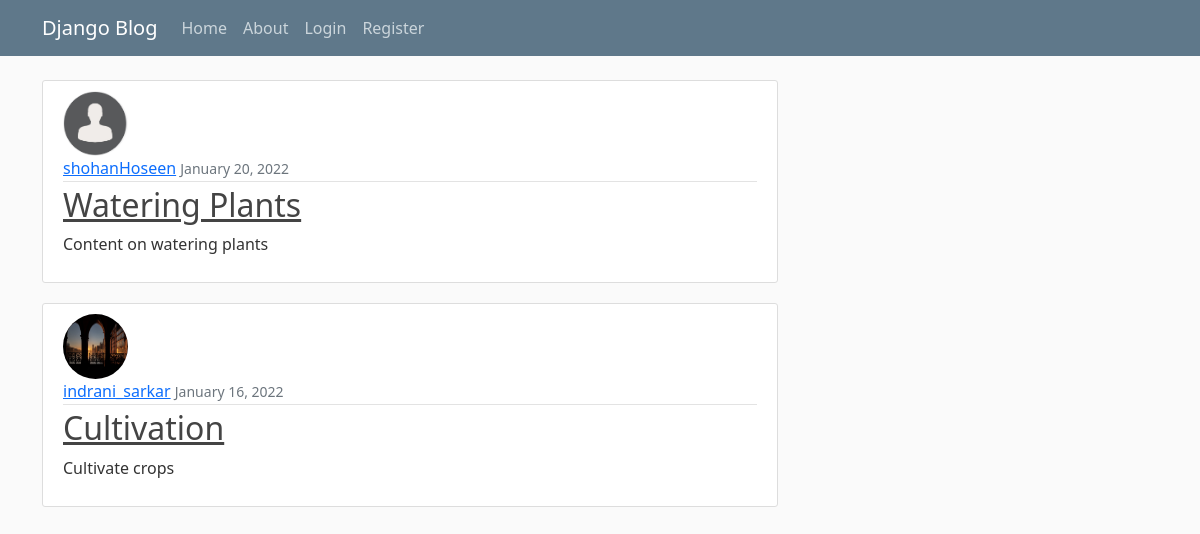
The page /blog_dashboard/ on the database as committed earlier.
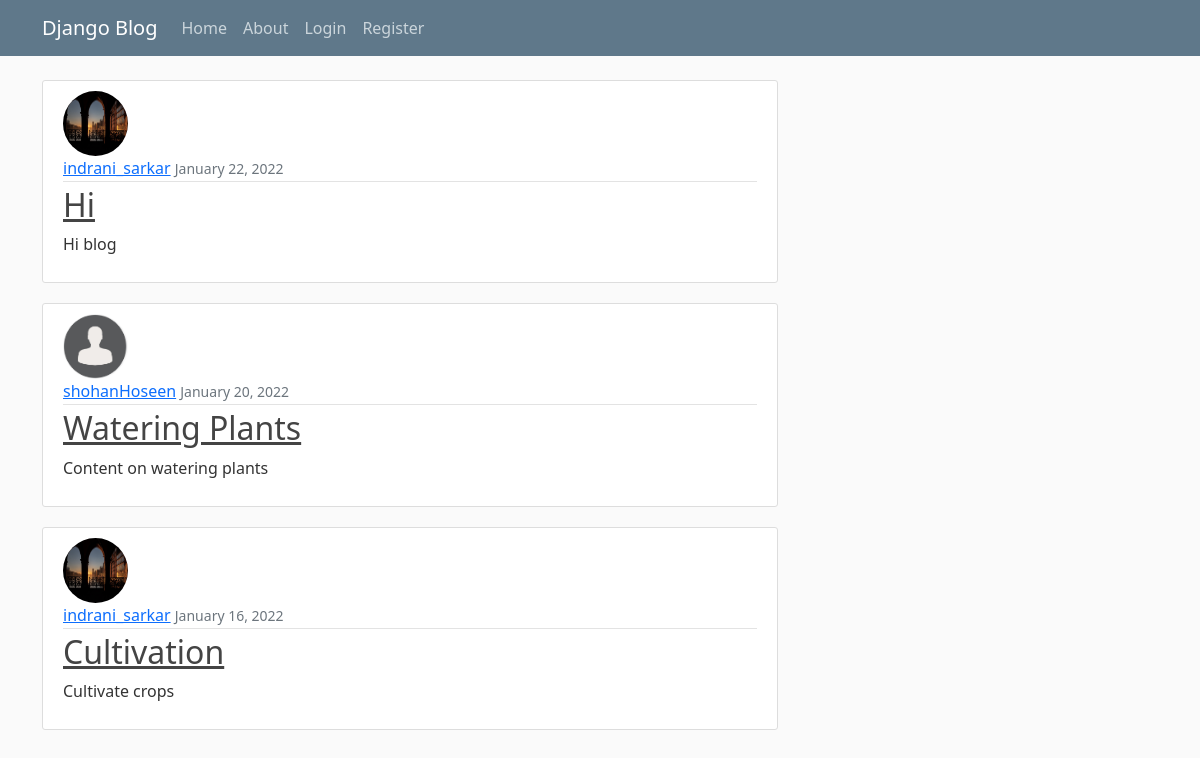
The same page on the database as committed later.
### BlogSupport/models.py (models this page shows, shortened)
class Post(models.Model):
    postTitle = models.CharField(max_length=100)
    postContent = models.TextField()
    datePosted = models.DateTimeField(default=timezone.now)
    author = models.ForeignKey(User, on_delete=models.CASCADE)

### Users/models.py (models this page shows, shortened)
class Profile(models.Model):
    user = models.OneToOneField(User, on_delete=models.CASCADE)
    image = models.ImageField(default='default.jpg', upload_to='profile_pics')

### BlogSupport/views.py (the view)
# urls.py: path('', PostListView.as_view(), name='blog-dashboard'),
class PostListView(ListView):
    model = Post
    template_name = 'BlogSupport/blog_dashboard.html'
    context_object_name = 'blogs'
    ordering = ['-datePosted']  # this is for ordering - for newest to oldest

### BlogSupport/templates/BlogSupport/blog_dashboard.html
{% extends "BlogSupport/base.html" %}
 {% block content %}
    {% for post in blogs %}
    <article class="media content-section">
        <img class="rounded-circle article-img" src="{{ post.author.profile.image.url }}">
  <div class="media-body">
    <div class="article-metadata">
      <a class="mr-2" href="#">{{ post.author }}</a>
      <small class="text-muted">{{ post.datePosted | date:"F d, Y"}}</small>
    </div>
    <h2><a class="article-title" href="{% url 'post-detail' post.id %}">{{ post.postTitle }}</a></h2>
    <p class="article-content">{{ post.postContent }}</p>
  </div>
</article>
    {% endfor %}
 {% endblock content %}

Rows that differ between the two databases and show on the page:
added Post: author.profile.image (picture), author "indrani_sarkar", datePosted "January 22, 2022", postTitle "Hi", postContent "Hi blog"
